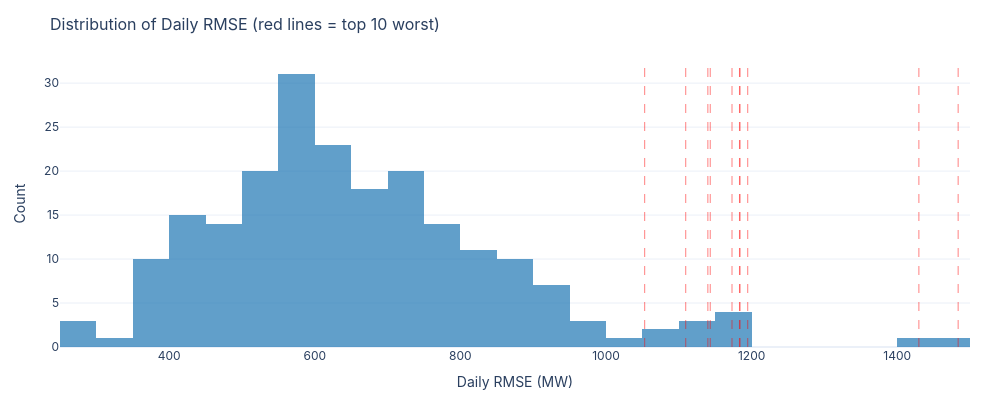

Notebook code for this chart:
### Code cell
# Daily RMSE distribution
fig = go.Figure(go.Histogram(
    x=daily_rmse['rmse'], nbinsx=40,
    marker_color=COLORS['primary'], opacity=0.7,
))
# Mark the top-10 worst
for d in daily_rmse.head(10).index:
    fig.add_vline(x=daily_rmse.loc[d, 'rmse'], line_dash='dash',
                  line_color='red', line_width=0.5)

apply_layout(fig, title='Distribution of Daily RMSE (red lines = top 10 worst)',
             xaxis_title='Daily RMSE (MW)', yaxis_title='Count', height=400)
fig.show()

### Figure 1 — Plotly figure (JSON) as saved in the notebook; plotly's stock layout.template omitted (floating-point values rounded to 4 significant figures; data arrays with more than 128 entries replaced by an {"elided": "..."} marker saying what was removed)
{"data": [{"marker": {"color": "#1f77b4"}, "nbinsx": 40, "opacity": 0.7, "type": "histogram", "x": {"elided": "212 float values"}}], "layout": {"font": {"family": "Inter, Arial, sans-serif", "size": 12}, "height": 400, "hovermode": "x unified", "legend": {"orientation": "h", "x": 1, "xanchor": "right", "y": 1.02, "yanchor": "bottom"}, "margin": {"b": 50, "l": 60, "r": 30, "t": 60}, "shapes": [{"line": {"color": "red", "dash": "dash", "width": 0.5}, "type": "line", "x0": 1484.0, "x1": 1484.0, "xref": "x", "y0": 0, "y1": 1, "yref": "y domain"}, {"line": {"color": "red", "dash": "dash", "width": 0.5}, "type": "line", "x0": 1430.0, "x1": 1430.0, "xref": "x", "y0": 0, "y1": 1, "yref": "y domain"}, {"line": {"color": "red", "dash": "dash", "width": 0.5}, "type": "line", "x0": 1195.0, "x1": 1195.0, "xref": "x", "y0": 0, "y1": 1, "yref": "y domain"}, {"line": {"color": "red", "dash": "dash", "width": 0.5}, "type": "line", "x0": 1184.0, "x1": 1184.0, "xref": "x", "y0": 0, "y1": 1, "yref": "y domain"}, {"line": {"color": "red", "dash": "dash", "width": 0.5}, "type": "line", "x0": 1183.0, "x1": 1183.0, "xref": "x", "y0": 0, "y1": 1, "yref": "y domain"}, {"line": {"color": "red", "dash": "dash", "width": 0.5}, "type": "line", "x0": 1173.0, "x1": 1173.0, "xref": "x", "y0": 0, "y1": 1, "yref": "y domain"}, {"line": {"color": "red", "dash": "dash", "width": 0.5}, "type": "line", "x0": 1143.0, "x1": 1143.0, "xref": "x", "y0": 0, "y1": 1, "yref": "y domain"}, {"line": {"color": "red", "dash": "dash", "width": 0.5}, "type": "line", "x0": 1140.0, "x1": 1140.0, "xref": "x", "y0": 0, "y1": 1, "yref": "y domain"}, {"line": {"color": "red", "dash": "dash", "width": 0.5}, "type": "line", "x0": 1110.0, "x1": 1110.0, "xref": "x", "y0": 0, "y1": 1, "yref": "y domain"}, {"line": {"color": "red", "dash": "dash", "width": 0.5}, "type": "line", "x0": 1053.0, "x1": 1053.0, "xref": "x", "y0": 0, "y1": 1, "yref": "y domain"}], "title": {"font": {"size": 16}, "text": "Distribution of Daily RMSE (red lines = top 10 worst)"}, "width": 1000, "xaxis": {"title": {"text": "Daily RMSE (MW)"}}, "yaxis": {"title": {"text": "Count"}}}}
